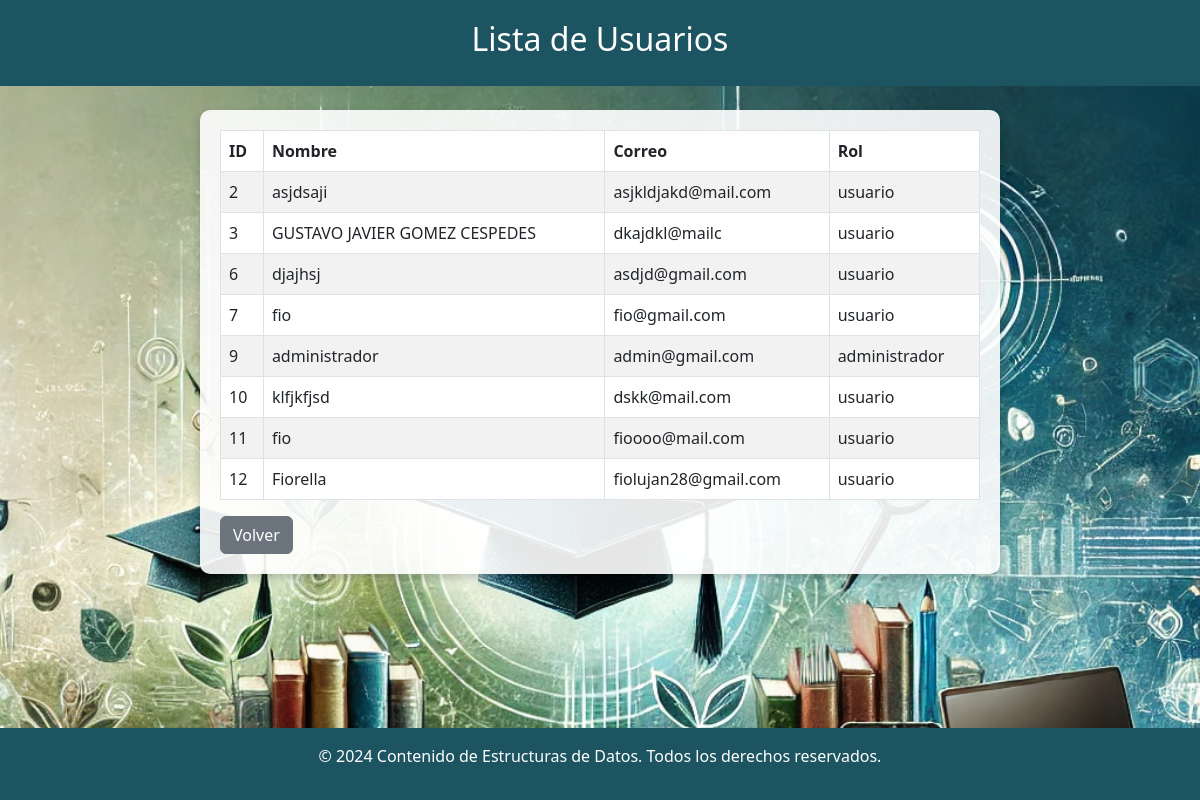
Screenshot of /views/lista_usu.php (signed in) with the database file from the repository.
### tables this page shows
CREATE TABLE `usuarios` (
  `id` int(11) NOT NULL AUTO_INCREMENT,
  `nombre` varchar(100) NOT NULL,
  `correo` varchar(255) DEFAULT NULL,
  `contrasena` varchar(255) DEFAULT NULL,
  `created_at` timestamp NOT NULL DEFAULT current_timestamp(),
  `updated_at` timestamp NOT NULL DEFAULT current_timestamp() ON UPDATE current_timestamp(),
  `rol` enum('usuario','administrador') NOT NULL,
  PRIMARY KEY (`id`),
  UNIQUE KEY `email` (`correo`)
);

### views/lista_usu.php (the view, shortened to what this page needs)
<?php
require_once '../models/usuario.php';
$usuarios = [];
try {
    $stmt = $conexion->query("SELECT id, nombre, correo, rol FROM usuarios");
    $usuarios = $stmt->fetchAll(PDO::FETCH_ASSOC);
} catch (Exception $e) {
    echo "<div class='alert alert-danger'>Error: " . $e->getMessage() . "</div>";
}
?>
<!DOCTYPE html>
<html lang="es">
<head>
    <link href="https://cdn.jsdelivr.net/npm/bootstrap@5.3.0/dist/css/bootstrap.min.css" rel="stylesheet">
</head>
<body>
<div class="header">
    <h2>Lista de Usuarios</h2>
</div>
<div class="container mt-4 content">
    <table class="table table-striped table-bordered">
        <thead>
            <tr>
                <th>ID</th>
                <th>Nombre</th>
                <th>Correo</th>
                <th>Rol</th>
            </tr>
        </thead>
        <tbody>
            <?php foreach ($usuarios as $usuario): ?>
            <tr>
                <td><?php echo htmlspecialchars($usuario['id']); ?></td>
                <td><?php echo htmlspecialchars($usuario['nombre']); ?></td>
                <td><?php echo htmlspecialchars($usuario['correo']); ?></td>
                <td><?php echo htmlspecialchars($usuario['rol']); ?></td>
            </tr>
            <?php endforeach; ?>
        </tbody>
    </table>
    <a href="./admin_index.php" class="btn btn-secondary">Volver</a>
</div>
<footer>
    <p>© 2024 Contenido de Estructuras de Datos. Todos los derechos reservados.</p>
</footer>
</body>
</html>

### views/lista_usu.php (style rules this page uses)
body { background-image: url('../images/fondo.jpg'); background-repeat: no-repeat; background-size: cover; background-color: #343a40; color: #ffffff; min-height: 100vh; display: flex; flex-direction: column; margin: 0; }
.header { background-color: #1d5461; padding: 20px; text-align: center; font-weight: bold; color: #ffffff; }
.content { padding: 20px; background-color: rgba(255, 255, 255, 0.9); border-radius: 10px; max-width: 800px; margin: 20px auto; color: #000; box-shadow: 0 4px 8px rgba(0, 0, 0, 0.2); }
footer { background-color: #1d5461; color: #ffffff; text-align: center; padding: 1rem; width: 100%; margin-top: auto; }
.container { color: white; }

### rows the page displays
usuarios: id "2", nombre "asjdsaji", correo "asjkldjakd@mail.com", rol "usuario"
usuarios: id "3", nombre "GUSTAVO JAVIER GOMEZ CESPEDES", correo "dkajdkl@mailc", rol "usuario"
usuarios: id "6", nombre "djajhsj", correo "asdjd@gmail.com", rol "usuario"
usuarios: id "7", nombre "fio", correo "fio@gmail.com", rol "usuario"
usuarios: id "9", nombre "administrador", correo "admin@gmail.com", rol "administrador"
usuarios: id "10", nombre "klfjkfjsd", correo "dskk@mail.com", rol "usuario"
usuarios: id "11", nombre "fio", correo "fioooo@mail.com", rol "usuario"
usuarios: id "12", nombre "Fiorella", correo "fiolujan28@gmail.com", rol "usuario"
